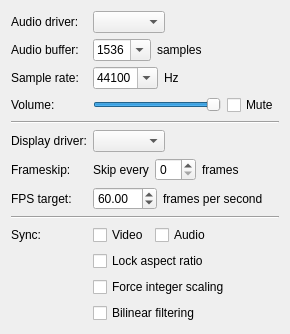
     <widget class="QWidget" name="av">
      <layout class="QFormLayout" name="formLayout">
       <property name="fieldGrowthPolicy">
        <enum>QFormLayout::FieldsStayAtSizeHint</enum>
       </property>
       <item row="0" column="0">
        <widget class="QLabel" name="label_14">
         <property name="text">
          <string>Audio driver:</string>
         </property>
        </widget>
       </item>
       <item row="0" column="1">
        <widget class="QComboBox" name="audioDriver">
         <property name="sizePolicy">
          <sizepolicy hsizetype="Expanding" vsizetype="Fixed">
           <horstretch>0</horstretch>
           <verstretch>0</verstretch>
          </sizepolicy>
         </property>
        </widget>
       </item>
       <item row="1" column="0">
        <widget class="QLabel" name="audioBufferSizeLabel">
         <property name="text">
          <string>Audio buffer:</string>
         </property>
        </widget>
       </item>
       <item row="1" column="1">
        <layout class="QHBoxLayout" name="horizontalLayout_11">
         <item>
          <widget class="QComboBox" name="audioBufferSize">
           <property name="editable">
            <bool>true</bool>
           </property>
           <property name="currentText">
            <string>1536</string>
           </property>
           <property name="currentIndex">
            <number>3</number>
           </property>
           <item>
            <property name="text">
             <string>512</string>
            </property>
           </item>
           <item>
            <property name="text">
             <string>768</string>
            </property>
           </item>
           <item>
            <property name="text">
             <string>1024</string>
            </property>
           </item>
           <item>
            <property name="text">
             <string>1536</string>
            </property>
           </item>
           <item>
            <property name="text">
             <string>2048</string>
            </property>
           </item>
           <item>
            <property name="text">
             <string>3072</string>
            </property>
           </item>
           <item>
            <property name="text">
             <string>4096</string>
            </property>
           </item>
          </widget>
         </item>
         <item>
          <widget class="QLabel" name="label_16">
           <property name="text">
            <string>samples</string>
           </property>
          </widget>
         </item>
        </layout>
       </item>
       <item row="2" column="0">
        <widget class="QLabel" name="label_19">
         <property name="text">
          <string>Sample rate:</string>
         </property>
        </widget>
       </item>
       <item row="2" column="1">
        <layout class="QHBoxLayout" name="horizontalLayout_14">
         <item>
          <widget class="QComboBox" name="sampleRate">
           <property name="editable">
            <bool>true</bool>
           </property>
           <property name="currentText">
            <string>44100</string>
           </property>
           <property name="currentIndex">
            <number>2</number>
           </property>
           <item>
            <property name="text">
             <string>22050</string>
            </property>
           </item>
           <item>
            <property name="text">
             <string>32000</string>
            </property>
           </item>
           <item>
            <property name="text">
             <string>44100</string>
            </property>
           </item>
           <item>
            <property name="text">
             <string>48000</string>
            </property>
           </item>
          </widget>
         </item>
         <item>
          <widget class="QLabel" name="label_20">
           <property name="text">
            <string>Hz</string>
           </property>
          </widget>
         </item>
        </layout>
       </item>
       <item row="3" column="0">
        <widget class="QLabel" name="label_17">
         <property name="text">
          <string>Volume:</string>
         </property>
        </widget>
       </item>
       <item row="3" column="1">
        <layout class="QHBoxLayout" name="horizontalLayout_6">
         <item>
          <widget class="QSlider" name="volume">
           <property name="minimumSize">
            <size>
             <width>128</width>
             <height>0</height>
            </size>
           </property>
           <property name="maximum">
            <number>256</number>
           </property>
           <property name="pageStep">
            <number>16</number>
           </property>
           <property name="value">
            <number>256</number>
           </property>
           <property name="orientation">
            <enum>Qt::Horizontal</enum>
           </property>
          </widget>
         </item>
         <item>
          <widget class="QCheckBox" name="mute">
           <property name="text">
            <string>Mute</string>
           </property>
          </widget>
         </item>
        </layout>
       </item>
       <item row="4" column="0" colspan="2">
        <widget class="Line" name="line_4">
         <property name="orientation">
          <enum>Qt::Horizontal</enum>
         </property>
        </widget>
       </item>
       <item row="5" column="0">
        <widget class="QLabel" name="label_10">
         <property name="text">
          <string>Display driver:</string>
         </property>
        </widget>
       </item>
       <item row="5" column="1">
        <widget class="QComboBox" name="displayDriver">
         <property name="sizePolicy">
          <sizepolicy hsizetype="Expanding" vsizetype="Fixed">
           <horstretch>0</horstretch>
           <verstretch>0</verstretch>
          </sizepolicy>
         </property>
        </widget>
       </item>
       <item row="6" column="0">
        <widget class="QLabel" name="label_9">
         <property name="text">
          <string>Frameskip:</string>
         </property>
        </widget>
       </item>
       <item row="6" column="1">
        <layout class="QHBoxLayout" name="horizontalLayout_16">
         <item>
          <widget class="QLabel" name="label_12">
           <property name="text">
            <string>Skip every</string>
           </property>
          </widget>
         </item>
         <item>
          <widget class="QSpinBox" name="frameskip"/>
         </item>
         <item>
          <widget class="QLabel" name="label_13">
           <property name="text">
            <string>frames</string>
           </property>
          </widget>
         </item>
        </layout>
       </item>
       <item row="7" column="0">
        <widget class="QLabel" name="label_3">
         <property name="text">
          <string>FPS target:</string>
         </property>
        </widget>
       </item>
       <item row="7" column="1">
        <layout class="QHBoxLayout" name="horizontalLayout_2">
         <item>
          <widget class="QDoubleSpinBox" name="fpsTarget">
           <property name="minimum">
            <double>0.010000000000000</double>
           </property>
           <property name="maximum">
            <double>240.000000000000000</double>
           </property>
           <property name="value">
            <double>60.000000000000000</double>
           </property>
          </widget>
         </item>
         <item>
          <widget class="QLabel" name="label_11">
           <property name="text">
            <string>frames per second</string>
           </property>
          </widget>
         </item>
        </layout>
       </item>
       <item row="8" column="0" colspan="2">
        <widget class="Line" name="line_5">
         <property name="orientation">
          <enum>Qt::Horizontal</enum>
         </property>
        </widget>
       </item>
       <item row="9" column="0">
        <widget class="QLabel" name="label_2">
         <property name="text">
          <string>Sync:</string>
         </property>
        </widget>
       </item>
       <item row="9" column="1">
        <layout class="QHBoxLayout" name="horizontalLayout_10">
         <item>
          <widget class="QCheckBox" name="videoSync">
           <property name="text">
            <string>Video</string>
           </property>
          </widget>
         </item>
         <item>
          <widget class="QCheckBox" name="audioSync">
           <property name="text">
            <string>Audio</string>
           </property>
          </widget>
         </item>
        </layout>
       </item>
       <item row="10" column="1">
        <widget class="QCheckBox" name="lockAspectRatio">
         <property name="text">
          <string>Lock aspect ratio</string>
         </property>
        </widget>
       </item>
       <item row="12" column="1">
        <widget class="QCheckBox" name="resampleVideo">
         <property name="text">
          <string>Bilinear filtering</string>
         </property>
        </widget>
       </item>
       <item row="11" column="1">
        <widget class="QCheckBox" name="lockIntegerScaling">
         <property name="text">
          <string>Force integer scaling</string>
         </property>
        </widget>
       </item>
      </layout>
     </widget>
